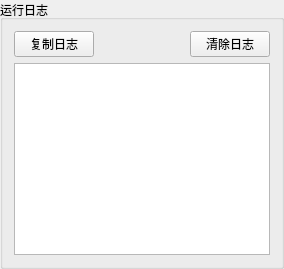
      <widget class="QGroupBox" name="logGroup">
       <property name="minimumSize">
        <size>
         <width>280</width>
         <height>0</height>
        </size>
       </property>
       <property name="title">
        <string>运行日志</string>
       </property>
       <layout class="QVBoxLayout" name="logLayout">
        <item>
         <layout class="QHBoxLayout" name="logToolbarLayout">
          <item>
           <widget class="QPushButton" name="copyLogButton">
            <property name="text">
             <string>复制日志</string>
            </property>
           </widget>
          </item>
          <item>
           <spacer name="logToolbarSpacer">
            <property name="orientation">
             <enum>Qt::Orientation::Horizontal</enum>
            </property>
            <property name="sizeHint" stdset="0">
             <size>
              <width>40</width>
              <height>20</height>
             </size>
            </property>
           </spacer>
          </item>
          <item>
           <widget class="QPushButton" name="clearLogButton">
            <property name="text">
             <string>清除日志</string>
            </property>
           </widget>
          </item>
         </layout>
        </item>
        <item>
         <widget class="QPlainTextEdit" name="logEdit">
          <property name="readOnly">
           <bool>true</bool>
          </property>
          <property name="maximumBlockCount">
           <number>2000</number>
          </property>
         </widget>
        </item>
       </layout>
      </widget>
